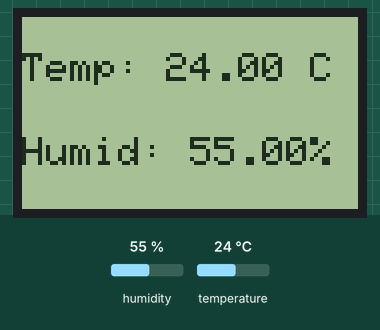
Bench run of a sketch on a simulated Arduino Uno, built with avr-gcc and run on an emulated ATmega328P. Shown: 84×48 one-colour display. The inputs (shaded band) are chosen by the test bench; at power-on: temperature 24 °C, humidity 55 %. What the sketch prints to the serial monitor is not drawn.

Above: at 2.9 s.
3.0 s: temperature set to 41 °C
At 5.5 s:
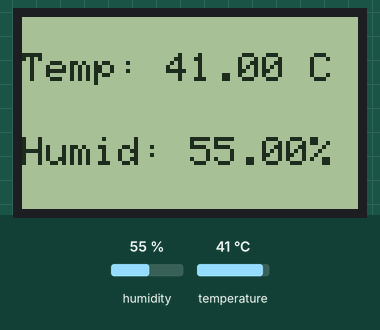
5.8 s: humidity set to 22 %
At 7.4 s:
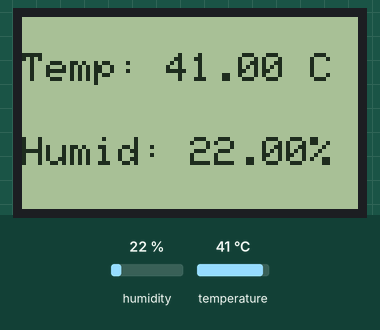
8.6 s: temperature set to 12 °C
At 10.8 s:
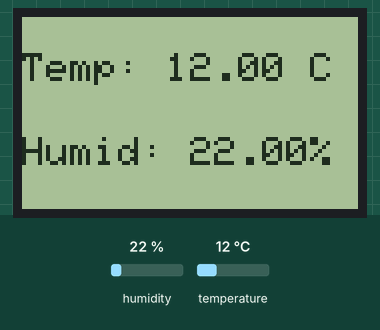
12.0 s: humidity set to 40 %
At 12.9 s:
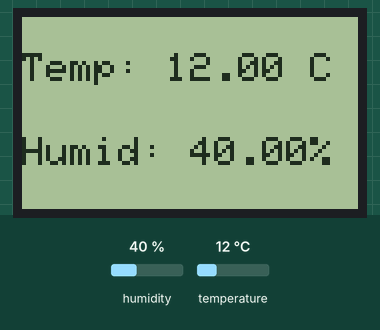
Timing chart, 0 to 15.0 s (numbered marks = the images above; inputs shaded):
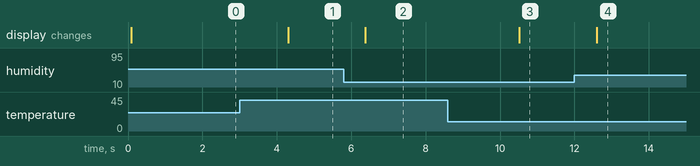

Measured:
- after the input at 3.0 s, the display: changes after 1.3 s (image 1)
- after the input at 5.8 s, the display: changes after 0.57 s (image 2)
- after the input at 8.6 s, the display: changes after 1.9 s (image 3)
- after the input at 12.0 s, the display: changes after 0.59 s (image 4)

The sketch:

display_temp_and_humid_lcd5110.ino
```cpp
#include <Adafruit_PCD8544.h>
#include "DHT.h"
Adafruit_PCD8544 display = Adafruit_PCD8544(2, 3, 4, 5, 6);
#define DHTPIN 7
#define DHTTYPE DHT11
DHT dht(DHTPIN, DHTTYPE);

void setup() {
  // put your setup code here, to run once:
  dht.begin();
  Serial.begin(9600);
  display.begin();
  display.setContrast(60);
  //display.display();
  display.clearDisplay();
}

void loop() {
  // Check if any reads failed and exit early (to try again).
  // if (isnan(h) || isnan(t) || isnan(f)) {
  //   Serial.println(F("Failed to read from DHT sensor!"));
  //   return;
  // }
  float h = dht.readHumidity();
  // Read temperature as Celsius (the default)
  float t = dht.readTemperature();
  // Read temperature as Fahrenheit (isFahrenheit = true)
  float f = dht.readTemperature(true);
  float hif = dht.computeHeatIndex(f, h);
  // Compute heat index in Celsius (isFahreheit = false)
  float hic = dht.computeHeatIndex(t, h, false);
  if (isnan(h) || isnan(t) || isnan(f)) {
    Serial.println(F("Failed to read from DHT sensor!"));
    display.setCursor(1, 1);
    display.print("Failed to read from DHT sensor!");
    display.display();
    display.clearDisplay();
    return;
  }
  if (!isnan(h) && !isnan(t) && !isnan(f) ){
    display.clearDisplay();
    Serial.print(F("Humidity: "));
    Serial.print(h);
    Serial.print(F("%  Temperature: "));
    Serial.print(t);
    Serial.print(F("°C "));
    Serial.print(f);
    Serial.print(F("°F  Heat index: "));
    Serial.print(hic);
    Serial.print(F("°C "));
    Serial.print(hif);
    Serial.println(F("°F"));
    display.setCursor(0,9);
    display.print("Temp: ");
    display.print(t);
    display.print(" C");
    display.setCursor(0,30);
    display.print("Humid: ");
    display.print(h);
    display.print("%");
    display.display();
    display.clearDisplay();
  }
}
```
